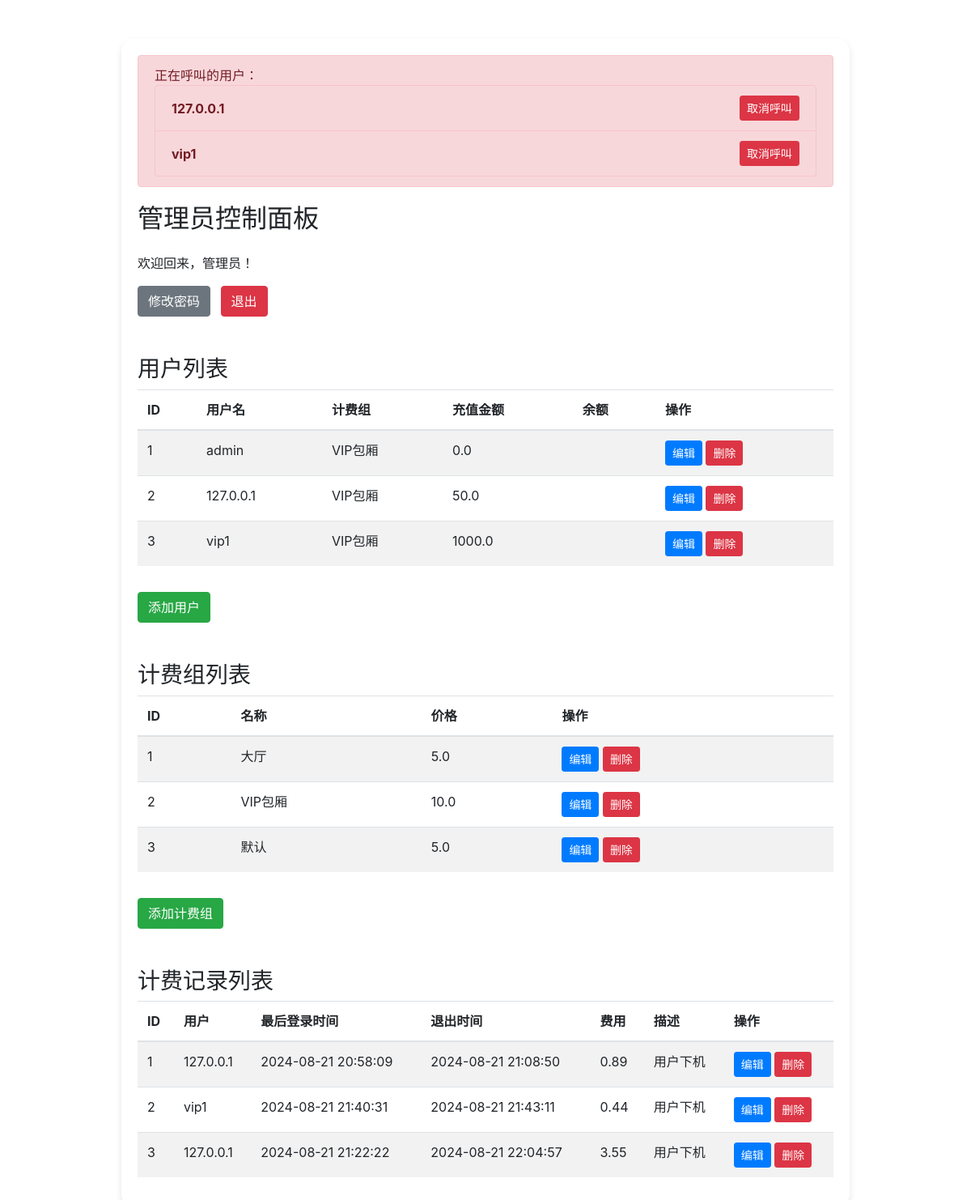
The page /admin_dashboard (signed in) on the database as committed earlier.
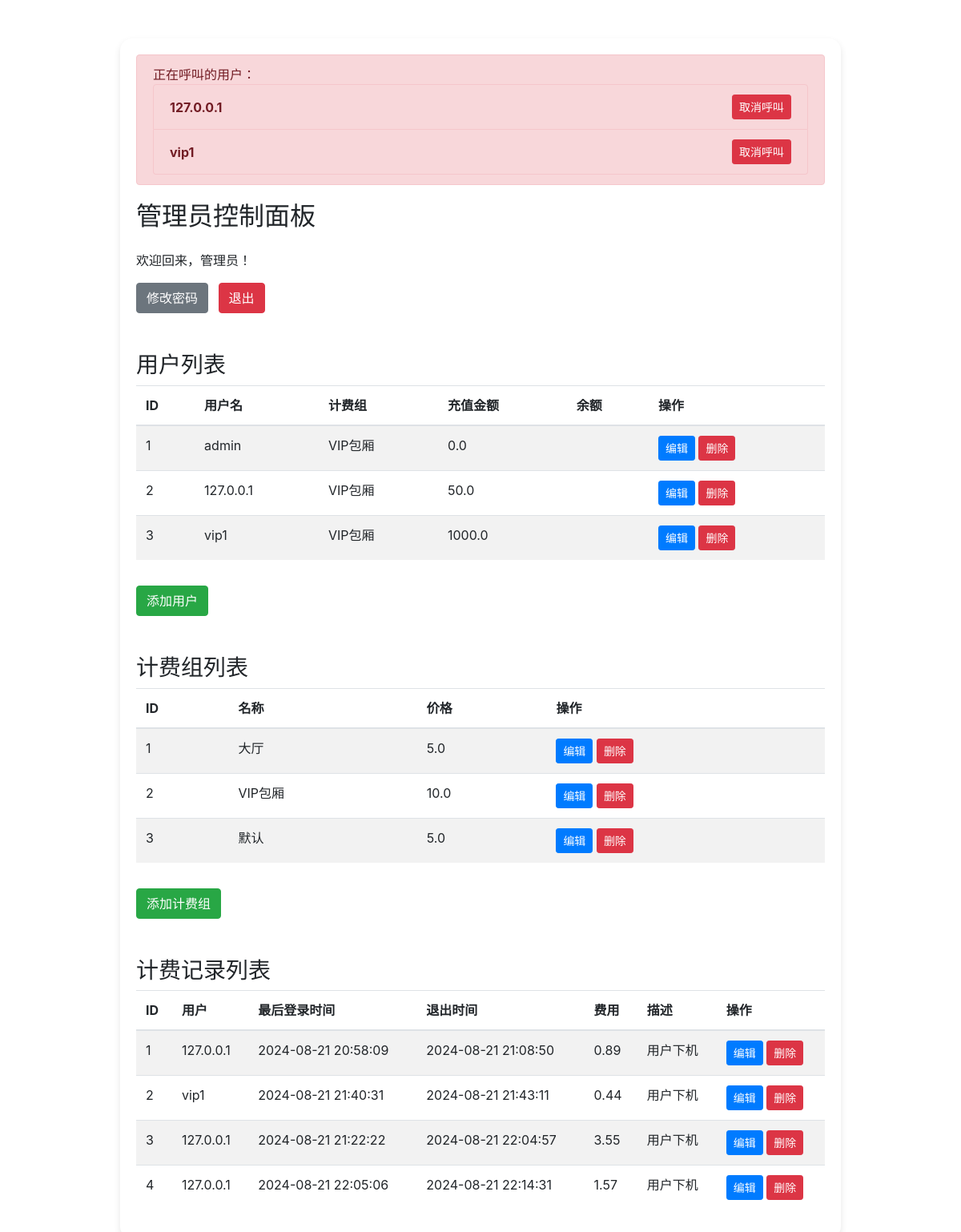
The same page on the database as committed later.
### app.py (models this page shows, shortened)
class User(db.Model):
    __tablename__ = 'user'
    id = db.Column(db.Integer, primary_key=True)
    username = db.Column(db.String(80), unique=True, nullable=False)
    password = db.Column(db.String(120), nullable=False)
    is_admin = db.Column(db.Boolean, default=False)
    is_logged = db.Column(db.Boolean, default=False)
    last_login = db.Column(db.DateTime, default=datetime.now())
    billing_group_id = db.Column(db.Integer, db.ForeignKey('billing_group.id'), nullable=False)  # 关联 BillingGroup 模型
    balance = db.Column(db.Float, nullable=False, default=0)
    balance_left = db.Column(db.Float, nullable=False, default=0)
    on_call = db.Column(db.Boolean, default=False)

class BillingGroup(db.Model):
    __tablename__ = 'billing_group'
    id = db.Column(db.Integer, primary_key=True)
    name = db.Column(db.String(80), unique=True, nullable=False)
    price = db.Column(db.Float, nullable=False)
    users = db.relationship('User', backref='billing_group', lazy=True)

class BillingRecord(db.Model):
    __tablename__ = 'billing_record'
    id = db.Column(db.Integer, primary_key=True)
    user_id = db.Column(db.Integer, db.ForeignKey('user.id'), nullable=False)
    username = db.Column(db.String(80), nullable=False)
    last_login = db.Column(db.DateTime, nullable=False)
    logout_time = db.Column(db.DateTime)  # 下机时间
    fee = db.Column(db.Float, nullable=False)
    description = db.Column(db.String, nullable=False)
    billing_group_id = db.Column(db.Integer, db.ForeignKey('billing_group.id'), nullable=False)
    billing_group = db.relationship('BillingGroup', backref=db.backref('billing_records', lazy=True))
    user = db.relationship('User', backref=db.backref('billing_records', lazy=True))

### app.py (the view)
@app.route('/admin_dashboard')
def admin_dashboard():
    if not session.get('logged_in') or not session.get('is_admin'):
        return redirect(url_for('index'))
    users = User.query.all()  # 获取所有用户
    billing_groups = BillingGroup.query.all()  # 获取所有计费组
    billing_records = BillingRecord.query.all()  # 获取所有计费记录
    calling_users = [user for user in users if user.on_call]
    return render_template('admin_dashboard.html', users=users, billing_groups=billing_groups,
                           billing_records=billing_records, calling_users=calling_users)

### templates/admin_dashboard.html (shortened to what this page needs)
<!DOCTYPE html>
<html>
<head>
    <link rel="stylesheet" href="https://cdn.jsdelivr.net/npm/bootstrap@4.6.2/dist/css/bootstrap.min.css">
</head>
<body>
    <div class="container mt-5">
        <div class="admin-panel">
            {% if calling_users|length > 0 %}
            <div class="alert alert-danger alert-custom" role="alert">
                正在呼叫的用户：
                <ul class="list-group">
                    {% for caller in calling_users %}
                    <li class="list-group-item d-flex justify-content-between align-items-center">
                        <strong>{{ caller.username }}</strong>
                        <form action="{{ url_for('admin_cancel_call', user_id=caller.id) }}" method="POST">
                            <button type="submit" class="btn btn-sm btn-danger">取消呼叫</button>
                        </form>
                    </li>
                    {% endfor %}
                </ul>
            </div>
            {% endif %}
            <div class="row">
                <div class="col-md-12">
                    <h2 class="mb-4">管理员控制面板</h2>
                    <p>欢迎回来，管理员！</p>
                    <a href="/admin_change_password" class="btn btn-secondary mr-2">修改密码</a>
                    <a href="/logout" class="btn btn-danger">退出</a>
                    <h3 class="mt-5">用户列表</h3>
                    <table class="table table-striped">
                        <thead>
                            <tr>
                                <th>ID</th>
                                <th>用户名</th>
                                <th>计费组</th>
                                <th>充值金额</th>
                                <th>余额</th>
                                <th>操作</th>
                            </tr>
                        </thead>
                        <tbody>
                            {% for user in users %}
                            <tr>
                                <td>{{ user.id }}</td>
                                <td>{{ user.username }}</td>
                                <td>{{ user.billing_group.name }}</td>
                                <td>{{ user.balance }}</td>
                                <td>{{ balance }}</td>
                                <td>
                                    <a href="/edit_user/{{ user.id }}" class="btn btn-sm btn-primary">编辑</a>
                                    <a href="/delete_user/{{ user.id }}" class="btn btn-sm btn-danger">删除</a>
                                </td>
                            </tr>
                            {% endfor %}
                        </tbody>
                    </table>
                    <a href="/add_user" class="btn btn-success mt-3">添加用户</a>
                    <h3 class="mt-5">计费组列表</h3>
                    <table class="table table-striped">
                        <thead>
                            <tr>
                                <th>ID</th>
                                <th>名称</th>
                                <th>价格</th>
                                <th>操作</th>
                            </tr>
                        </thead>
                        <tbody>
                            {% for billing_group in billing_groups %}
                            <tr>
                                <td>{{ billing_group.id }}</td>
                                <td>{{ billing_group.name }}</td>
                                <td>{{ billing_group.price }}</td>
                                <td>
                                    <a href="/edit_billing_group/{{ billing_group.id }}" class="btn btn-sm btn-primary">编辑</a>
                                    <a href="/delete_billing_group/{{ billing_group.id }}" class="btn btn-sm btn-danger">删除</a>
                                </td>
                            </tr>
                            {% endfor %}
                        </tbody>
                    </table>
                    <a href="/add_billing_group" class="btn btn-success mt-3">添加计费组</a>
                    <h3 class="mt-5">计费记录列表</h3>
                    <table class="table table-striped">
                        <thead>
                            <tr>
                                <th>ID</th>
                                <th>用户</th>
                                <th>最后登录时间</th>
                                <th>退出时间</th>
                                <th>费用</th>
                                <th>描述</th>
                                <th>操作</th>
                            </tr>
                        </thead>
                        <tbody>
                            {% for billing_record in billing_records %}
                            <tr>
                                <td>{{ billing_record.id }}</td>
                                <td>{{ billing_record.user.username }}</td>
                                <td>{{ billing_record.last_login.strftime('%Y-%m-%d %H:%M:%S') }}</td>
                                <td>{% if billing_record.logout_time %}{{ billing_record.logout_time.strftime('%Y-%m-%d %H:%M:%S') }}{% endif %}</td>
                                <td>{{ billing_record.fee }}</td>
                                <td>{{ billing_record.description }}</td>
                                <td>
                                    <a href="/edit_billing_record/{{ billing_record.id }}" class="btn btn-sm btn-primary">编辑</a>
                                    <a href="/delete_billing_record/{{ billing_record.id }}" class="btn btn-sm btn-danger">删除</a>
                                </td>
                            </tr>
                            {% endfor %}
                        </tbody>
                    </table>
                </div>
            </div>
        </div>
    </div>
</body>
</html>

### templates/admin_dashboard.html (style rules this page uses)
.alert-custom { position: relative; z-index: 1000; margin-bottom: 20px; }
.list-group-item { background-color: #f8d7da; border-color: #f5c6cb; }
.admin-panel { background-color: white; padding: 20px; border-radius: 15px; box-shadow: 0 4px 8px rgba(0,0,0,0.1); margin: 20px auto; max-width: 900px; }

Rows that differ between the two databases and show on the page:
added BillingRecord: id "4", user.username "127.0.0.1", last_login "2024-08-21 22:05:06", logout_time "2024-08-21 22:14:31", fee "1.57", description "用户下机"
